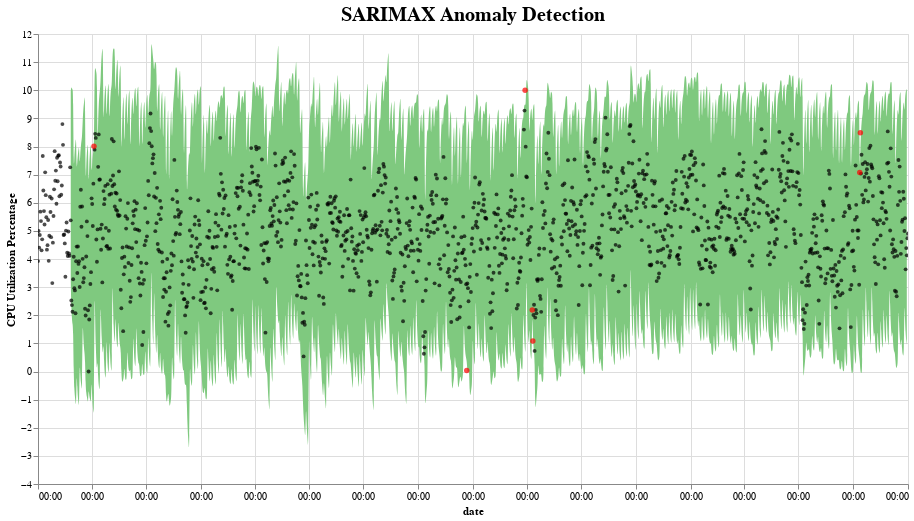

Notebook code cell kept with this figure:
### Code cell
## plot SARIMAX

tf1 = pd.DataFrame({"ds" : mydf.index, "yhat" : fcall, "yhat_lower" : lowerall, "yhat_upper" : upperall, "fact" : mydf})
detected_anomalies = detect_anomalies(tf1)
plot_anomalies(detected_anomalies, mytitle="SARIMAX Anomaly Detection")

### Figure 1 — Vega-Lite specification as saved in the notebook (floating-point values rounded to 4 significant figures; data arrays with more than 128 entries replaced by an {"elided": "..."} marker saying what was removed)
{"config": {"view": {"continuousWidth": 400, "continuousHeight": 300}, "title": {"fontSize": 20}}, "layer": [{"data": {"name": "data-84a9a3f5c4fa34d9ba36435c978c9861"}, "mark": {"type": "area", "color": "#7FC97F", "interpolate": "basis"}, "encoding": {"tooltip": [{"type": "temporal", "field": "ds"}, {"type": "quantitative", "field": "fact"}, {"type": "quantitative", "field": "yhat_lower"}, {"type": "quantitative", "field": "yhat_upper"}], "x": {"type": "temporal", "axis": {"format": "%H:%M"}, "field": "ds", "title": "date"}, "y": {"type": "quantitative", "field": "yhat_upper"}, "y2": {"field": "yhat_lower"}}, "selection": {"selector001": {"type": "interval", "bind": "scales", "encodings": ["x", "y"]}}, "title": "SARIMAX Anomaly Detection"}, {"data": {"name": "data-00fe14a164a2226b5bf977f8749de0c4"}, "mark": {"type": "circle", "color": "Black", "opacity": 0.7, "size": 15}, "encoding": {"tooltip": [{"type": "temporal", "field": "ds"}, {"type": "quantitative", "field": "fact"}, {"type": "quantitative", "field": "yhat_lower"}, {"type": "quantitative", "field": "yhat_upper"}], "x": {"type": "temporal", "field": "ds"}, "y": {"type": "quantitative", "field": "fact", "title": "CPU Utilization Percentage"}}, "selection": {"selector002": {"type": "interval", "bind": "scales", "encodings": ["x", "y"]}}}, {"data": {"name": "data-4745a6c9dbb250afc815cb6512451792"}, "mark": {"type": "circle", "color": "Red", "size": 30}, "encoding": {"tooltip": [{"type": "temporal", "field": "ds"}, {"type": "quantitative", "field": "fact"}, {"type": "quantitative", "field": "yhat_lower"}, {"type": "quantitative", "field": "yhat_upper"}], "x": {"type": "temporal", "field": "ds"}, "y": {"type": "quantitative", "field": "fact", "title": "CPU Utilization Percentage"}}, "selection": {"selector003": {"type": "interval", "bind": "scales", "encodings": ["x", "y"]}}}], "height": 450, "width": 870, "$schema": "https://vega.github.io/schema/vega-lite/v4.8.1.json", "datasets": {"data-84a9a3f5c4fa34d9ba36435c978c9861": {"elided": "1462 records"}, "data-00fe14a164a2226b5bf977f8749de0c4": {"elided": "1455 records"}, "data-4745a6c9dbb250afc815cb6512451792": [{"ds": "2018-04-05T00:00:00", "yhat": 3.182, "yhat_lower": -1.588, "yhat_upper": 7.951, "fact": 8.01, "anomaly": 1}, {"ds": "2019-12-22T00:00:00", "yhat": 3.626, "yhat_lower": 0.3703, "yhat_upper": 6.881, "fact": 0.03397, "anomaly": 1}, {"ds": "2020-03-29T00:00:00", "yhat": 5.105, "yhat_lower": 0.7182, "yhat_upper": 9.491, "fact": 10.0, "anomaly": 1}, {"ds": "2020-04-10T00:00:00", "yhat": 5.513, "yhat_lower": 2.274, "yhat_upper": 8.752, "fact": 2.187, "anomaly": 1}, {"ds": "2020-04-11T00:00:00", "yhat": 5.317, "yhat_lower": 1.353, "yhat_upper": 9.28, "fact": 1.086, "anomaly": 1}, {"ds": "2021-10-12T00:00:00", "yhat": 3.599, "yhat_lower": 0.3884, "yhat_upper": 6.809, "fact": 7.079, "anomaly": 1}, {"ds": "2021-10-13T00:00:00", "yhat": 3.962, "yhat_lower": 0.01516, "yhat_upper": 7.908, "fact": 8.487, "anomaly": 1}]}}
